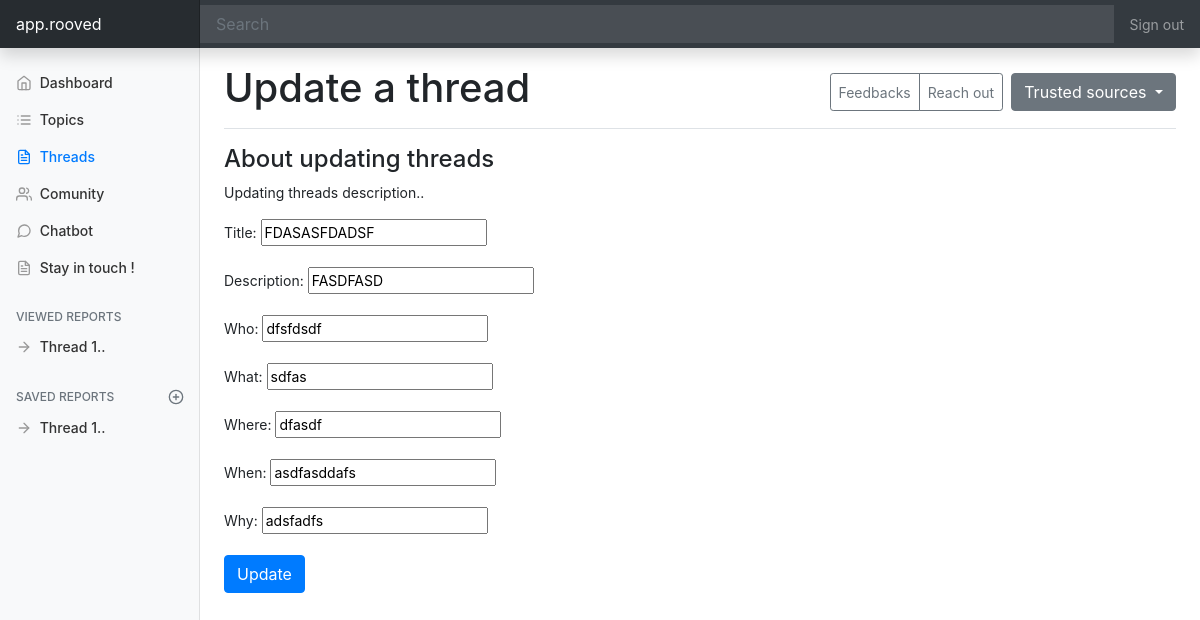
The app's page /threads/update/12 with its own data.
### app/models.py (models this page shows, shortened)
class Threat(models.Model):
    title = models.CharField(max_length=140)
    description = models.CharField(max_length=140)
    who = models.CharField(max_length=140)
    what = models.CharField(max_length=140)
    where = models.CharField(max_length=140)
    when = models.CharField(max_length=140)
    why = models.CharField(max_length=140)

### app/views.py (the view)
# urls.py: path('threads/update/<slug:pk>', views.update.as_view(), name='update'),
class update(UpdateView):
    fields = '__all__'
    template_name = 'app/actions/update.html'
    model = models.Threat
    success_url = '/threads'
    def get_context_data(self, **kwargs):
        context = super().get_context_data(**kwargs)
        context['pageTitle'] = 'Update a thread'
        return context

### core/templates/app/actions/update.html (shortened to what this page needs)
{% extends '../../layouts/baseLayout.html' %}
{% block content %}
<h4>About updating threads</h4>
<p>Updating threads description..</p>
<form method="post">
    {{ form.as_p }}
    <input type="submit" value="Update" class="btn btn-primary text-white">
</form>
{% endblock %}

### core/static/assets/css/dashboard.css (style rules this page uses)
body { font-size: .875rem; }

### records on screen
Threat: title "FDASASFDADSF", description "FASDFASD", who "dfsfdsdf", what "sdfas", where "dfasdf", when "asdfasddafs", why "adsfadfs"

### other values on screen
{{ pageTitle }} "Update a thread"
